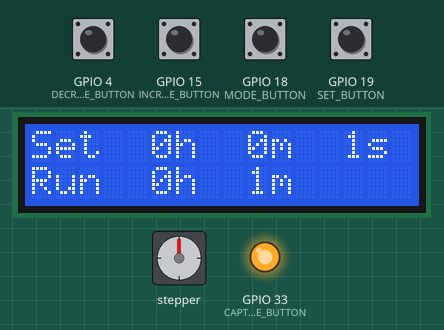
Recording of a sketch running on a simulated ESP32. Shown: stepper motor, 16×2 character LCD, output pins drawn as LEDs (lit = HIGH). Wiring (inferred from the names in the program): stepper motor driver (200 steps per turn assumed): step GPIO 12; direction GPIO 13; enable GPIO 14. The test bench sets the inputs (shaded band); at power-on: GPIO 4 (DECREASE_BUTTON), GPIO 15 (INCREASE_BUTTON), GPIO 18 (MODE_BUTTON), GPIO 19 (SET_BUTTON) HIGH.

Above: at 1.6 s.
1.7 s: GPIO 18 (MODE_BUTTON) pulled LOW for 0.15 s
4.8 s: GPIO 15 (INCREASE_BUTTON) pulled LOW for 0.15 s
At 5.3 s:
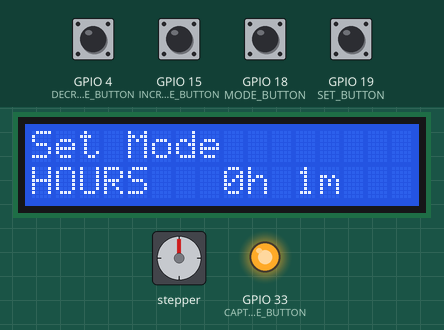
7.9 s: GPIO 19 (SET_BUTTON) pulled LOW for 0.15 s
At 9.3 s:
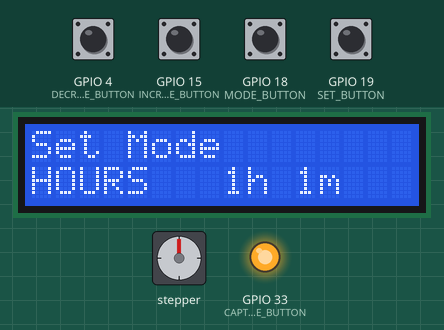
11.0 s: GPIO 4 (DECREASE_BUTTON) pulled LOW for 1 s
15.0 s: GPIO 18 (MODE_BUTTON) pulled LOW for 1 s
At 15.5 s:
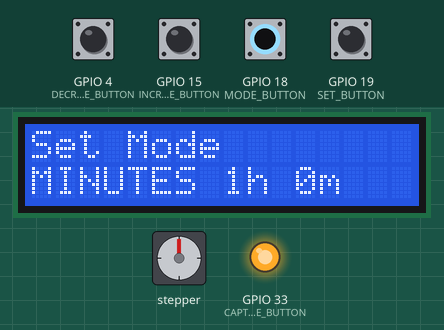
19.0 s: GPIO 4 (DECREASE_BUTTON) pulled LOW for 0.15 s
At 20.3 s:
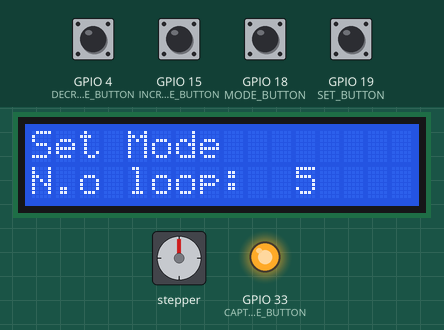
Timing chart, 0 to 22.0 s (numbered marks = the images above; inputs shaded):
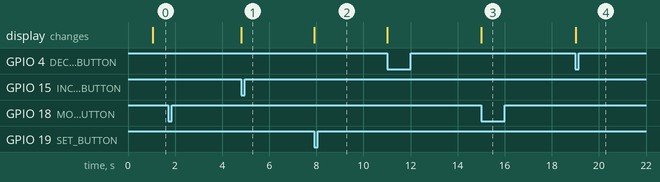

The sketch:

ESP32_DEV_SeafoodMonitor.ino
```cpp
#include <LiquidCrystal_I2C.h>

LiquidCrystal_I2C lcd(0x27, 16, 2);

// Tạo struct Time để tạo biến lưu thời gian

typedef struct Time
{
  unsigned char seconds;
  unsigned char minutes;
  unsigned char hours;
} TIME;
// Tạo struct ReadButtons để tạo biến lưu giá trị nút nhấn

typedef struct ReadButtons
{
  unsigned char readMode;
  unsigned char readSet;
  bool readIncrease;
  bool readDecrease;
} READBUTTONS;

// Những biến này sẽ sử dụng để định thời chính xác kết hợp hàm millis
unsigned int oneSecond = 1000; // one second = 1000 milli seconds
unsigned int currentTime, lastTime = 0;
unsigned int numberOfRotation = 5;

TIME timePoint = {0, 0, 0};     // biến để đếm thời gian để kéo nhá lên
TIME timeSet = {0, 1, 0};       // biến set thời gian kéo nhá lên
READBUTTONS readButtons = {0,0,false, false}; // biến lưu giá trị nút nhấn

// định nghĩa chân cho esp-32
#define MODE_BUTTON          18
#define SET_BUTTON           19
#define INCREASE_BUTTON      15
#define DECREASE_BUTTON       4
#define CAPTURE_IMAGE_BUTTON 33
#define DIRECTION_PIN        13
#define STEP_PIN             12
#define ENABLE_PIN           14

void setup() {
  // put your setup code here, to run once:
  lcd.begin();
  lcd.backlight();

  Serial.begin(9600);
  pinMode(MODE_BUTTON, INPUT_PULLUP);
  pinMode(SET_BUTTON, INPUT_PULLUP);
  pinMode(INCREASE_BUTTON, INPUT_PULLUP);
  pinMode(DECREASE_BUTTON, INPUT_PULLUP);
  pinMode(CAPTURE_IMAGE_BUTTON, OUTPUT);
  pinMode(DIRECTION_PIN, OUTPUT);
  pinMode(STEP_PIN, OUTPUT);
  pinMode(ENABLE_PIN, OUTPUT);

  digitalWrite(CAPTURE_IMAGE_BUTTON, HIGH); // chân này dùng để báo cho esp-cam biết khi nào sẽ chụp và gửi ảnh
}

// HÀM RUN STEPPER MOTOR
void RunStepperMotor(int dir, unsigned int speed)
{
  digitalWrite(DIRECTION_PIN, dir);

  for (int i = 0; i < numberOfRotation*200; i++)
  {
    digitalWrite(STEP_PIN, HIGH);
    delay(speed);
    digitalWrite(STEP_PIN, LOW);
    delay(speed);
  }
}

// HÀM ĐẾM THỜI GIAN
void countTime()
{
  timePoint.seconds++;
  if (timePoint.seconds > 59)
  {
    timePoint.seconds = 0;
    timePoint.minutes++;
    if (timePoint.minutes > 59)
    {
      timePoint.minutes = 0;
      timePoint.hours++;
      if (timePoint.hours > 24)
      {
        timePoint.hours = 0;
      }
    }
  }
}

// HÀM ĐỂ ĐỌC NÚT NHẤN
void readButtonsFunction()
{
  if (digitalRead(MODE_BUTTON) == LOW)
  {
    delay(10);
    readButtons.readMode = (readButtons.readMode + 1) % 3;  // readButtons.readMode nằm trong phạm vi 0, 1, 2 (3 chế độ run, chỉnh thời gian và chỉnh số vòng motor)
    while (digitalRead(MODE_BUTTON) == LOW) { delay(20); }
  }
  else if (digitalRead(SET_BUTTON) == LOW)
  {
    delay(10);
    readButtons.readSet = (readButtons.readSet + 1) % 2;   // readButtons.readSet nằm trong phạm vi 0, 1 (tương ứng set giờ, phút)
    while (digitalRead(SET_BUTTON) == LOW) { delay(20); }
  }
  else if (digitalRead(INCREASE_BUTTON) == LOW)           // nếu đọc thấy nút tăng nhấn rồi
  {
    delay(10); // chống dội
    readButtons.readIncrease = true;                      // gán bằng true cho biết nhấn rồi
    while (digitalRead(INCREASE_BUTTON) == LOW) { delay(20); } // chống lặp
  }
  else if (digitalRead(DECREASE_BUTTON) == LOW)
  {
    delay(10);
    readButtons.readDecrease = true;
    while (digitalRead(DECREASE_BUTTON) == LOW) { delay(20); }
  }
}

// RESET THỜI GIAN CHẠY
void resetTimePoint()
{
  timePoint.seconds = 0;
  timePoint.minutes = 0;
  timePoint.hours   = 0;
}

// HÀM SO SÁNH THỜI GIAN CHẠY VỚI THỜI GIAN SET UP
void compareTime()
{
  if (timePoint.minutes == timeSet.minutes && timePoint.hours == timeSet.hours) // nếu giờ và phút hiện bằng giờ phút thiết lập
  {
    resetTimePoint();
    // lcd in ra màn hình
    lcd.clear();
    lcd.setCursor(0, 0);
    lcd.printstr("Capture ON");
    // code step motor kéo nhá lên
    RunStepperMotor(1, 1000);
    // esp-cam  xuất mức logic low cho esp-cam 500ms
    digitalWrite(CAPTURE_IMAGE_BUTTON, LOW);
    delay(500);
    digitalWrite(CAPTURE_IMAGE_BUTTON, HIGH);
    RunStepperMotor(0, 1000);
  }
}

// HÀM XỬ LÍ CHẾ ĐỘ HOẠT ĐỘNG
void OperatingMode()
{
  currentTime = millis(); // (xem thêm hàm millis) hàm tương tự systick timer, cứ 1 ms tăng lên 1 đơn vị
  if (currentTime - lastTime > oneSecond) // nếu đêm đủ 1 giây
  {
    lastTime = millis();
    countTime();        // set thời gian tăng lên 1 giây cho biến timeSet

    // hiển thị ra lcd thời gian mình thiết lập
    lcd.clear();
    lcd.setCursor(0, 0);
    lcd.printstr("Set ");
    lcd.setCursor(5, 0);
    lcd.printstr("   ");
    lcd.setCursor(5, 0);
    lcd.printstr(String(timePoint.hours).c_str());
    lcd.printstr("h");
    lcd.setCursor(9, 0);
    lcd.printstr("    ");
    lcd.setCursor(9, 0);
    lcd.printstr(String(timePoint.minutes).c_str());
    lcd.printstr("m");
    lcd.setCursor(13, 0);
    lcd.printstr("    ");
    lcd.setCursor(13, 0);
    lcd.printstr(String(timePoint.seconds).c_str());
    lcd.printstr("s");

    // hiển thị ra lcd thời gian đang chạy
    lcd.setCursor(0, 1);
    lcd.printstr("Run ");
    lcd.setCursor(5, 1);
    lcd.printstr("   ");
    lcd.setCursor(5, 1);
    lcd.printstr(String(timeSet.hours).c_str());
    lcd.printstr("h");
    lcd.setCursor(9, 1);
    lcd.printstr("    ");
    lcd.setCursor(9, 1);
    lcd.printstr(String(timeSet.minutes).c_str());
    lcd.printstr("m");
    // cuối cùng so sánh thời gian thiết lập và thời gian chạy
    compareTime();
  }
}

// HÀM DÙNG ĐỂ ĐIỀU CHỈNH THỜI GIAN GIỜ PHÚT KHI SANG CHẾ ĐỘ CHỈNH GIỜ
void SetTime()
{
  if (readButtons.readSet == 0)
  {
    lcd.setCursor(0, 1);
    lcd.printstr("HOURS  ");

    if (readButtons.readIncrease == true)
    {
      readButtons.readIncrease = false; // để ý mấy chỗ gán về false, khi đọc nút nhấn tăng hoặc giảm thì mấy cái biến đã set true rồi, nên nếu
                                        // không gán về false thì cứ mỗi lần nhấn nút set thì thời gian cứ tăng hoặc giảm vì biến cứ luôn được
                                        // set giá trị true
      timeSet.hours = (timeSet.hours + 1) % 24;
    }
    else if (readButtons.readDecrease == true)
    {
      readButtons.readDecrease = false;
      timeSet.hours == 0 ? timeSet.hours = 23 : timeSet.hours--;
    }
  }
  else if(readButtons.readSet == 1)
  {
    lcd.setCursor(0, 1);
    lcd.printstr("MINUTES");

    if (readButtons.readIncrease == true)
    {
      readButtons.readIncrease = false;
      timeSet.minutes = (timeSet.minutes + 1) % 60;
    }
    else if (readButtons.readDecrease == true)
    {
      readButtons.readDecrease = false;
      timeSet.minutes == 0 ? timeSet.minutes = 59 : timeSet.minutes--;
    }
  }
}

// HÀM THIẾT LẬP SỐ VÒNG QUAY CHO MOTOR
void SetMotor()
{
  if (readButtons.readIncrease == true)
  {
    readButtons.readIncrease = false;
    numberOfRotation = numberOfRotation + 1;
  }
  else if (readButtons.readDecrease == true)
  {
    readButtons.readDecrease = false;
    numberOfRotation == 0 ? numberOfRotation = 0 : numberOfRotation--;
  }
}

// HÀM THIẾT LẬP MODE
void SetMode()
{
  while (readButtons.readMode != 0) // ở trong while này cho tới khi nào biến readButtons.readMode khác 0 (bằng 1 cho set thời gian, bằng 2 set vòng quay motor)
  {
    readButtonsFunction();          // đọc nút nhấn trước

    switch (readButtons.readMode)   // sau đó xem giá trị biến readButtons.readMode
    {
      case 1: // set thời gian
      {
        lcd.setCursor(8, 1);
        lcd.printstr("   ");
        lcd.setCursor(8, 1);
        lcd.printstr(String(timeSet.hours).c_str());
        lcd.printstr("h");
        lcd.setCursor(11, 1);
        lcd.printstr("    ");
        lcd.setCursor(11, 1);
        lcd.printstr(String(timeSet.minutes).c_str());
        lcd.printstr("m");

        SetTime();            // vô đây set thời gian
        break;
      }
      case 2:
      {
        lcd.setCursor(0, 1);
        lcd.printstr("                ");
        lcd.setCursor(0, 1);
        lcd.printstr("N.o loop:");
        lcd.setCursor(11, 1);
        lcd.printstr(String(numberOfRotation).c_str());

        SetMotor(); // vô đây set số vòng motor
        break;
      }
      default:
      {
        // để trống vì chưa nghĩ ra code handle lỗi:D
        break;
      }
    }
  }
}

void loop()
{
  // put your main code here, to run repeatedly:
  readButtonsFunction(); // Đầu tiên đọc nút nhấn

  if (readButtons.readMode != 0) // nếu biến readButtons.readMode bằng 1
  {
    // in lcd mode 1
    lcd.clear();
    lcd.setCursor(0, 0);
    lcd.printstr("Set Mode");
    SetMode(); // vào set mode (set mode gồm 2 phần : chỉnh time và chỉnh số vòng quay)
    resetTimePoint();
  }
  else // không thì vào mode 0
  {
    OperatingMode();
  }
  delay(10);
}
```

Measured:
- after the input at 1.7 s, every drawn part: stays the same
- after the input at 4.8 s, the display: changes at once (image 1)
- after the input at 7.9 s, the display: changes at once (image 2)
- after the input at 15.0 s, the display: changes at once (image 3)
